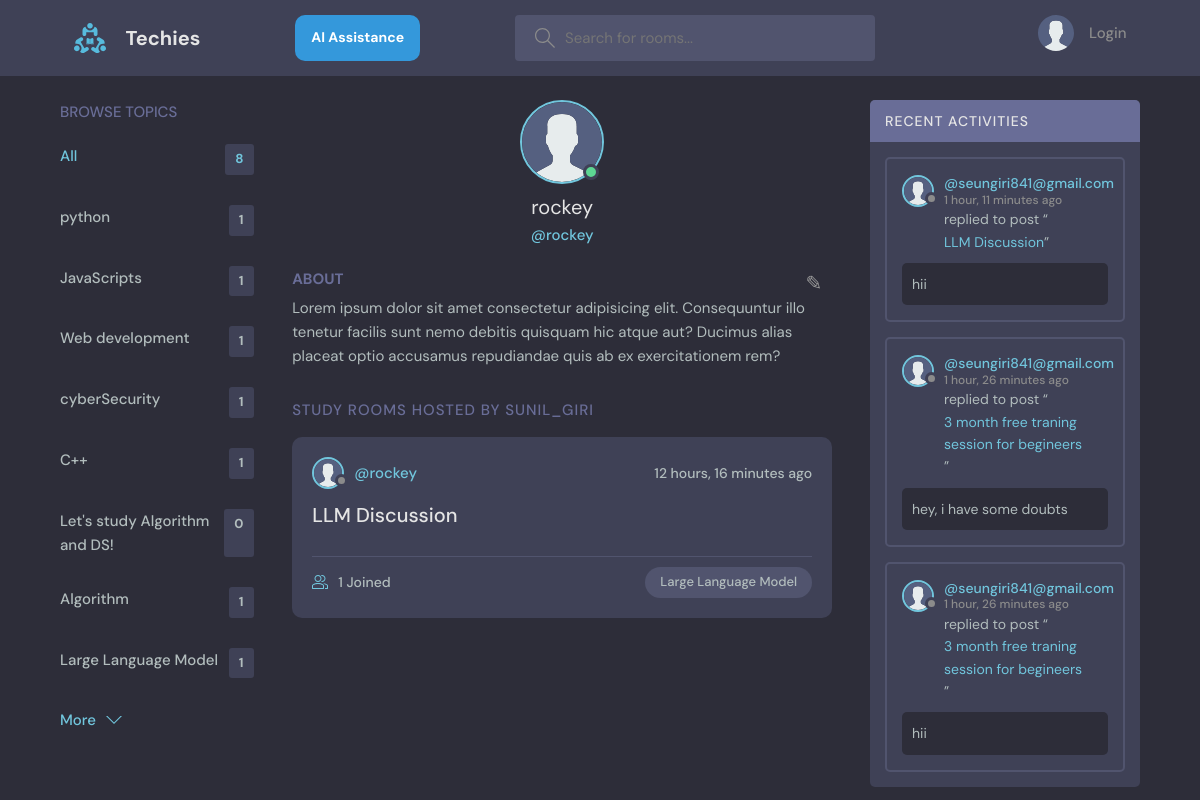
Screenshot of /profile/6/ with the database file from the repository.
### base/models.py (models this page shows, shortened)
class Topic(models.Model):
    name = models.CharField(max_length=200)

class User(AbstractUser):
    name = models.CharField(max_length=200, null=True)
    email = models.EmailField(unique=True, null=True)
    bio = models.TextField(null=True)
    avatar =models.ImageField(null=True, default="avatar.svg")
    USERNAME_FIELD = 'email'
    REQUIRED_FIELDS = []

class Room(models.Model):
    host = models.ForeignKey(User, on_delete=models.CASCADE, null=True)
    topic = models.ForeignKey(Topic, on_delete=models.SET_NULL, null=True)
    name = models.CharField(max_length=200)
    description = models.TextField(null=True, blank=True)
    participants = models.ManyToManyField(
        User, related_name='paticipants', blank=True)
    update = models.DateTimeField(auto_now=True)
    created = models.DateTimeField(auto_now_add=True)
    class Meta:
        ordering = ['-update', '-created']
    def __str__(self):
        return self.name

class Message(models.Model):
    user = models.ForeignKey(User, on_delete=models.CASCADE)
    room = models.ForeignKey(Room, on_delete=models.CASCADE)
    body = models.TextField()
    updated = models.DateTimeField(auto_now=True)
    created = models.DateTimeField(auto_now_add=True)
    class Meta:
        ordering = ['-updated', '-created']

### base/views.py (the view)
# urls.py: path('profile/<str:pk>/', views.userProfile, name='user-profile'),
def userProfile(request, pk):
    user = User.objects.get(id=pk)
    rooms = user.room_set.all()
    room_messages = user.message_set.all()
    topics = Topic.objects.all()
    context = {'user': user, 'rooms': rooms,
               'room_messages': room_messages, 'topics': topics}
    return render(request, 'base/profile.html', context)

### base/templates/base/profile.html (shortened to what this page needs)
{% extends 'main.html' %}
{% block content %}
  <main class="profile-page layout layout--3">
    <div class="container">
      {% include 'base/topics_component.html' %}
      <div class="roomList">
        <div class="profile">
          <div class="profile__avatar">
            <div class="avatar avatar--large active">
              <img src="{{user.avatar.url}}" />
            </div>
          </div>
          <div class="profile__info">
            <h3>{{user.username}}</h3>
            <p>@{{user.username}}</p>
          </div>
          <div class="profile__about">
            <h3>About</h3>
            <p>
              Lorem ipsum dolor sit amet consectetur adipisicing elit. Consequuntur illo tenetur
              facilis sunt nemo debitis quisquam hic atque aut? Ducimus alias placeat optio
              accusamus repudiandae quis ab ex exercitationem rem? <a href="{% url 'home' %}" class="edit-icon">&#9998;</a>
            </p>
          </div>
        </div>
        <div class="roomList__header">
          <div>
            <h2>Study Rooms Hosted by sunil_giri</a>
            </h2>
          </div>
        </div>
        {% include 'base/feed_component.html' %}
      </div>
      {% include 'base/activites_component.html' %}
    </div>
  </main>
{% endblock content %}

### base/templates/base/topics_component.html
<div class="topics">
    <div class="topics__header">
      <h2>Browse Topics</h2>
    </div>
    <ul class="topics__list">
      <li>
        <a href="{% url 'home' %}" class="active">All <span>{{topics.count}}</span></a>
      </li>
      {% for topic in topics %}
      <li>
        <a href="{% url 'home' %}?q={{topic.name}}">{{topic.name}} <span>{{topic.room_set.all.count}}</span></a>
      </li>
      {% endfor %}
    </ul>
    <a class="btn btn--link" href="{% url 'topics' %}">
      More
      <svg version="1.1" xmlns="http://www.w3.org/2000/svg" width="32" height="32" viewBox="0 0 32 32">
        <title>chevron-down</title>
        <path d="M16 21l-13-13h-3l16 16 16-16h-3l-13 13z"></path>
      </svg>
    </a>
  </div>

### base/templates/base/feed_component.html (shortened to what this page needs)
{% for room in rooms %}
<div class="roomListRoom">
    <div class="roomListRoom__header">
      <a href="{% url 'user-profile' room.host.id %}" class="roomListRoom__author">
        <div class="avatar avatar--small">
          <img src="{{room.host.avatar.url}}" />
        </div>
        <span>@{{room.host.username}}</span>
      </a>
      <div class="roomListRoom__actions">
        <span>{{room.created|timesince}} ago</span>
      </div>
    </div>
    <div class="roomListRoom__content">
      <a href="{% url 'room' room.id %}">{{room.name}}</a>
    </div>
    <div class="roomListRoom__meta">
      <a href="{% url 'room' room.id %}" class="roomListRoom__joined">
        {{room.participants.all.count}} Joined
      </a>
      <p class="roomListRoom__topic">{{room.topic.name}}</p>
    </div>
  </div>
  {% endfor %}

### base/templates/base/activites_component.html (shortened to what this page needs)
<div class="activities">
    <div class="activities__header">
      <h2>Recent Activities</h2>
    </div>
    {% for message in room_messages %}
    <div class="activities__box">
      <div class="activities__boxHeader roomListRoom__header">
        <a href="{% url 'user-profile' message.user.id %}" class="roomListRoom__author">
          <div class="avatar avatar--small">
            <img src="{{message.user.avatar.url}}" />
          </div>
          <p>
            @{{message.user}}
            <span>{{message.created|timesince}} ago</span>
          </p>
        </a>
      </div>
      <div class="activities__boxContent">
        <p>replied to post “<a href="{% url 'room' message.room.id %}">{{message.room}}</a>”</p>
        <div class="activities__boxRoomContent">
          {{message.body}}
        </div>
      </div>
    </div>
    {% endfor %}
  </div>

### rows the page displays
Topic: name "python", room_set.all.count "1"
Topic: name "JavaScripts", room_set.all.count "1"
Topic: name "Web development", room_set.all.count "1"
Topic: name "cyberSecurity", room_set.all.count "1"
Topic: name "C++", room_set.all.count "1"
Topic: name "Let's study Algorithm and DS!", room_set.all.count "0"
Topic: name "Algorithm", room_set.all.count "1"
Topic: name "Large Language Model", room_set.all.count "1"
User: avatar (placeholder picture), username "rockey"
Room: host.avatar (placeholder picture), host.username "rockey", created "12 hours, 16 minutes", name "LLM Discussion", participants.all.count "1", topic.name "Large Language Model"
Message: user.avatar (placeholder picture), user "seungiri841@gmail.com", created "1 hour, 11 minutes", room "LLM Discussion", body "hii"
Message: user.avatar (placeholder picture), user "seungiri841@gmail.com", created "1 hour, 26 minutes", room "3 month free traning session for begineers", body "hey, i have some doubts"
Message: user.avatar (placeholder picture), user "seungiri841@gmail.com", created "1 hour, 26 minutes", room "3 month free traning session for begineers", body "hii"

### other values shown
{{ topics.count }} "8"
